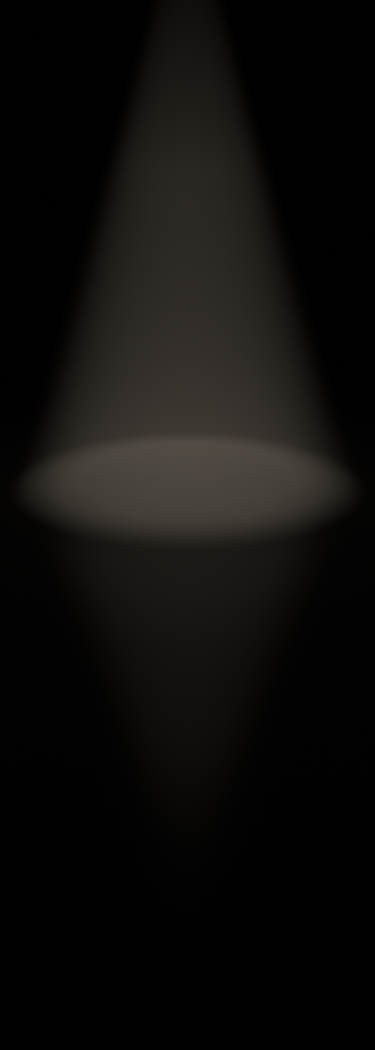
#> input picture phone/ui/stage/spot.png, 750 x 2100 px (shown at 1/2 size)
$ python chat_spot.py
#> lines starting #> are read from the running program, lines starting #| are printed output that depends on the picture
# PREVIEW (branch preview/chats): the home screen's spotlight (phone/ui/stage/spot.png, stages.py 'spot') as light
# with a clear background (phone/ui/chats/spot.png), so the chat screens can stand an agent in it anywhere on their
# black: on black, light drawn with alpha = its brightness looks exactly like the backdrop. Cropped to where there is
# light; prints where the feet anchor is (logical px at the backdrop's k = 1.08) for chat_kit.slint's Spot.
import os
import numpy as np
from PIL import Image

HERE = os.path.dirname(os.path.abspath(__file__))
src = os.path.join(HERE, '..', '..', 'phone', 'ui', 'stage', 'spot.png')
im = np.asarray(Image.open(src).convert('RGB')).astype(np.float64) / 255.0
scale = im.shape[1] / 500.0  # px per logical px (stages.py BW = 500)
#> scale = 1.5
a = im.max(axis=2)
rgb = im / np.maximum(a, 1e-6)[..., None]
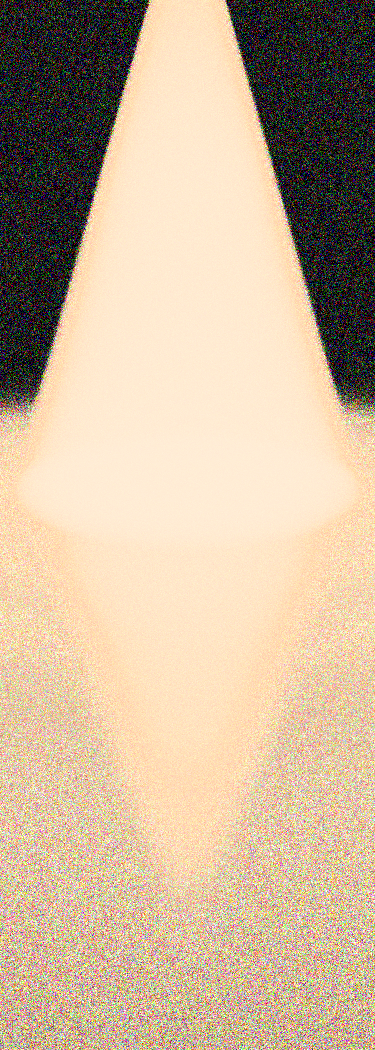
#> rgb: shape (2100, 750, 3) float64 (shown at 1/2 size); mean R, G, B 0.79, 0.707, 0.605
a = np.where(a < 3 / 255, 0, a)  # the void's dither
out = np.dstack([np.clip(rgb, 0, 1) * 255, a * 255]).round().astype(np.uint8)
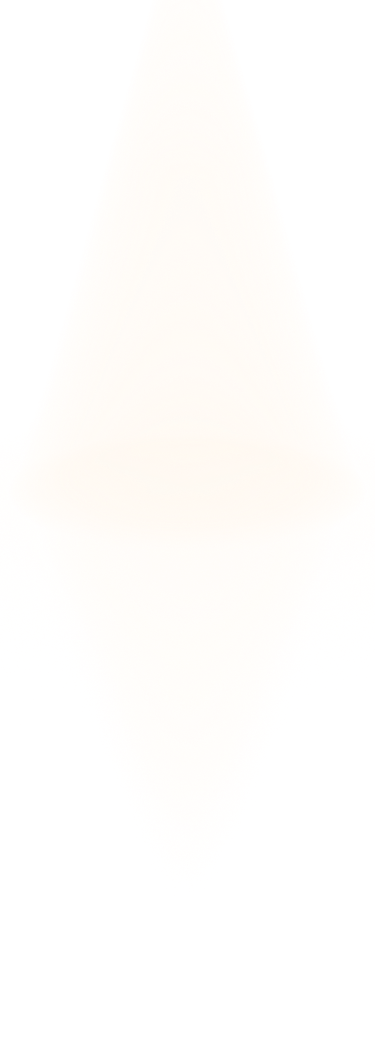
#> out: shape (2100, 750, 4) (shown at 1/2 size); mean R, G, B, A 201.5, 180.3, 154.2, 14.4; transparent parts drawn white
ys, xs = np.nonzero(out[..., 3])
y0, y1, x0, x1 = ys.min(), ys.max() + 1, xs.min(), xs.max() + 1
#> y0 = 0; y1 = 1831; x0 = 0; x1 = 750
dst = os.path.join(HERE, '..', '..', 'phone', 'ui', 'chats', 'spot.png')
os.makedirs(os.path.dirname(dst), exist_ok=True)
pic = Image.fromarray(out[y0:y1, x0:x1], 'RGBA')
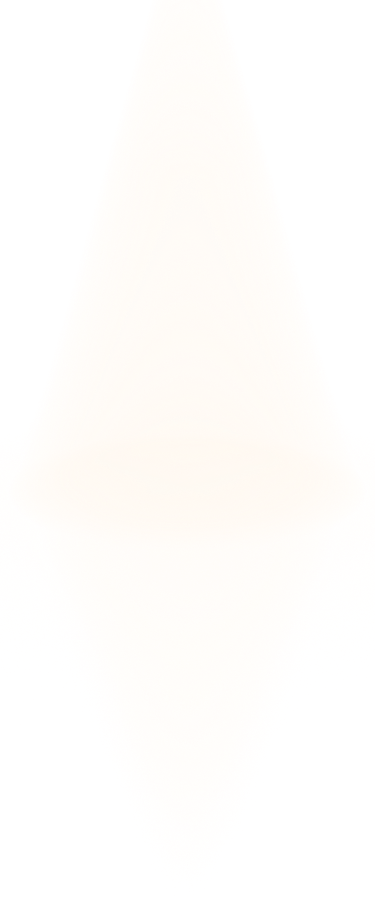
#> pic: PIL image 750x1831 RGBA (shown at 1/2 size); mean R, G, B, A 200.4, 179.8, 154.4, 16.6; transparent parts drawn white
pic = pic.resize((round(pic.width * 0.6), round(pic.height * 0.6)), Image.LANCZOS)  # smooth light: fewer px is plenty
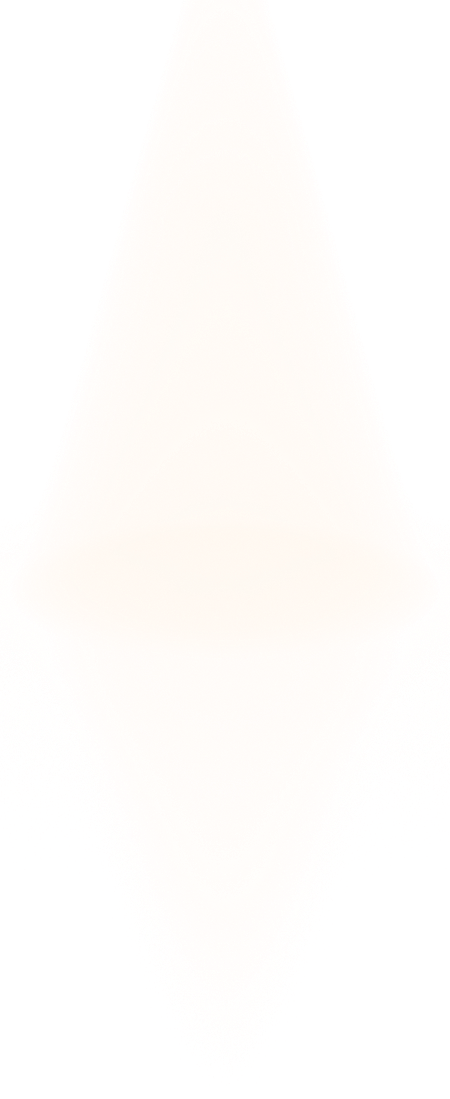
#> pic: PIL image 450x1099 RGBA; mean R, G, B, A 147.9, 131.5, 112.5, 16.6; transparent parts drawn white
pic.save(dst, optimize=True)
print(dst, os.path.getsize(dst) // 1024, 'KB')
print(f'size {(x1 - x0) / scale:.1f} x {(y1 - y0) / scale:.1f}; anchor at {250 - x0 / scale:.1f}, {640 - y0 / scale:.1f}')
#| size 500.0 x 1220.7; anchor at 250.0, 640.0
